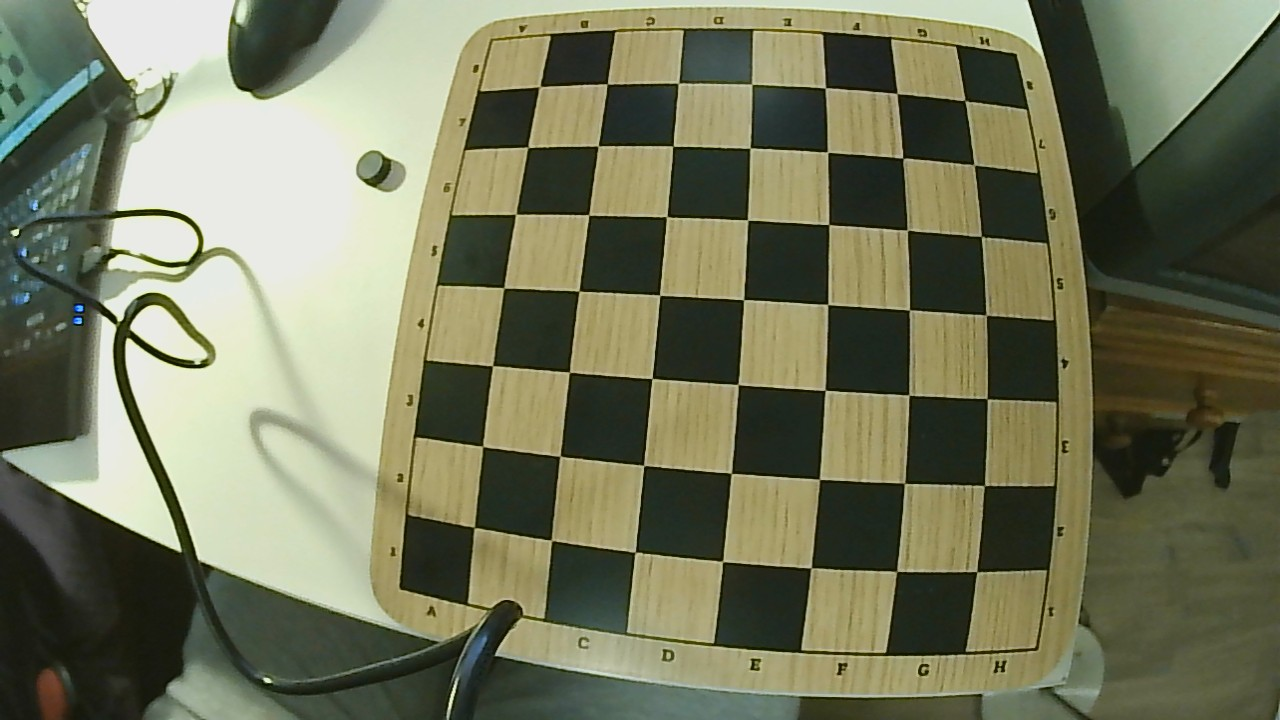
#> input picture Rpi Scripts/managers/game_manager/user_interface/keypoint_triangulation/resources/calibration_images/csi_cam/WIN_20260915_00_29_07_Pro.jpg, 1280 x 720 px; its folder holds 4 pictures in this run
$ python camera_calibration.py
#> lines starting #> are read from the running program, lines starting #| are printed output that depends on the picture; after the words box and inside, x2 and y2 are one past the last pixel; in counts of white or black regions, pixels touching at a corner belong together
import cv2
import glob
import numpy as np
import os

def calibrateCamera(cameraName,chessBoardSize, chessBoardSquareSideLength, calibrationPatternsDirectory, patternFileExtension = '.jpg'):
#> called with cameraName = 'csi_cam', chessBoardSize = (7, 7), chessBoardSquareSideLength = 28.5, calibrationPatternsDirectory = 'resources/calibration_images/csi_cam/', patternFileExtension = '.jpg'
    images = glob.glob(calibrationPatternsDirectory + '*' + patternFileExtension)

    criteria = (cv2.TERM_CRITERIA_EPS + cv2.TERM_CRITERIA_MAX_ITER, 30, 0.001)
    objp = np.zeros((chessBoardSize[0]*chessBoardSize[1], 3), np.float32)
    objp[:, :2] = np.mgrid[0:chessBoardSize[0], 0:chessBoardSize[1]].T.reshape(-1, 2) * chessBoardSquareSideLength

    objPoints = []
    imgPoints = []

    for fileName in images:
        image = cv2.imread(fileName)
#> image is the input picture: shape (720, 1280, 3); mean B, G, R 91.5, 117.9, 115
        gray = cv2.cvtColor(image, cv2.COLOR_BGR2GRAY)
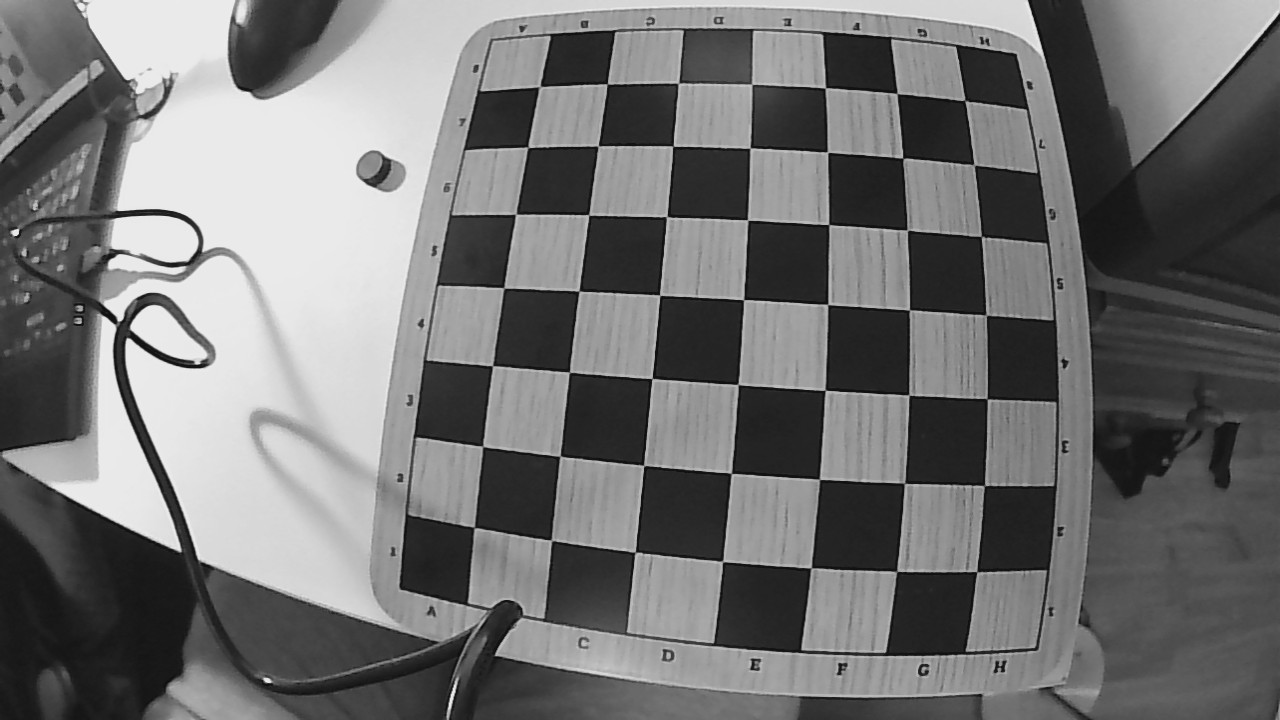
#> gray: shape (720, 1280); min 5, max 245, mean 114

        ret, corners = cv2.findChessboardCorners(gray, chessBoardSize, None)
#> ret = True; corners = 49 rows, first 8: [540.6, 86.19], [607.3, 83.78], [678.2, 83.45], [752, 84.38], [825.4, 87.87], [896.9, 93.47], [964.6, 100.2], [528.3, 147.4]
        if ret == True:
            print(fileName)
            objPoints.append(objp)
            corners2 = cv2.cornerSubPix(gray, corners, (11,11), (-1,-1), criteria)
#> corners2 = 49 rows, first 8: [539.5, 86.65], [607.2, 83.8], [678.4, 83.11], [751.7, 84.22], [825.2, 87.84], [896.7, 93.54], [965.2, 100.8], [527.7, 147.3]
            imgPoints.append(corners)

            cv2.drawChessboardCorners(image, chessBoardSize, corners2, ret)
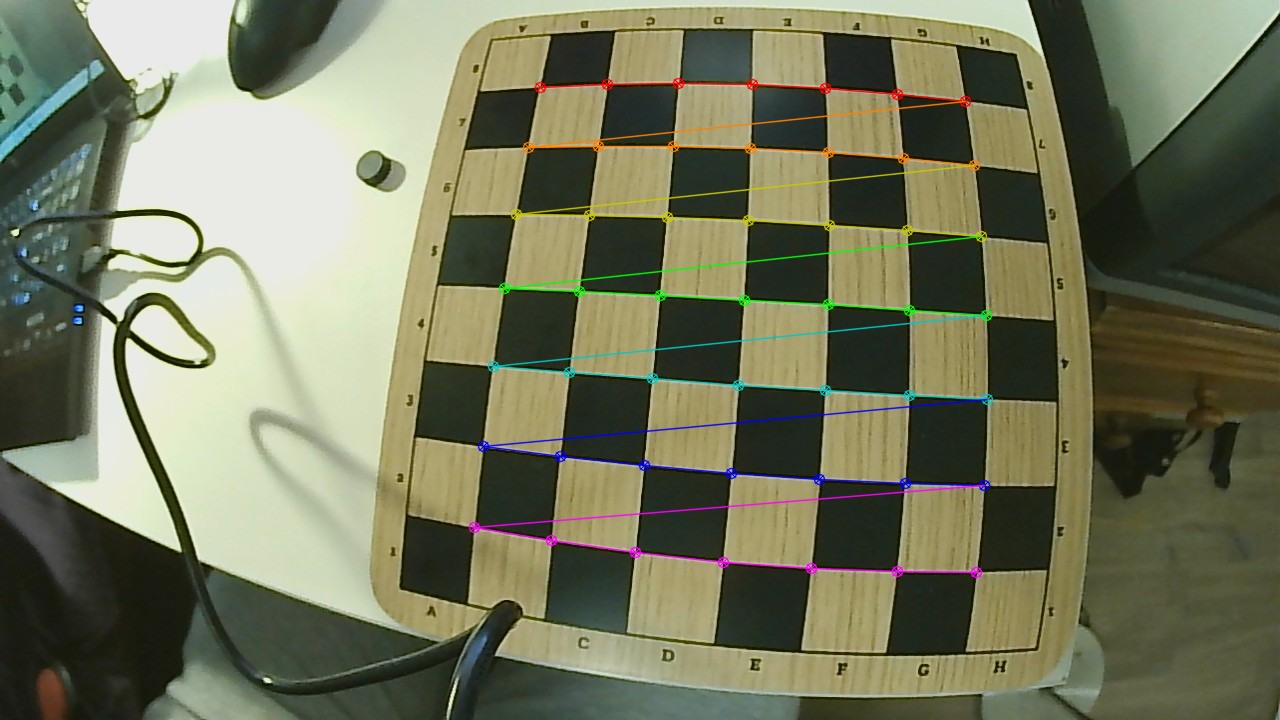
#> image: shape (720, 1280, 3); 2.44% of pixels changed, all inside (x1, y1, x2, y2) = (468, 77, 994, 579)
            cv2.imshow('img', image)
            cv2.waitKey(1000)
#> pass 2 of the loop in calibrateCamera, `for fileName in images:`:
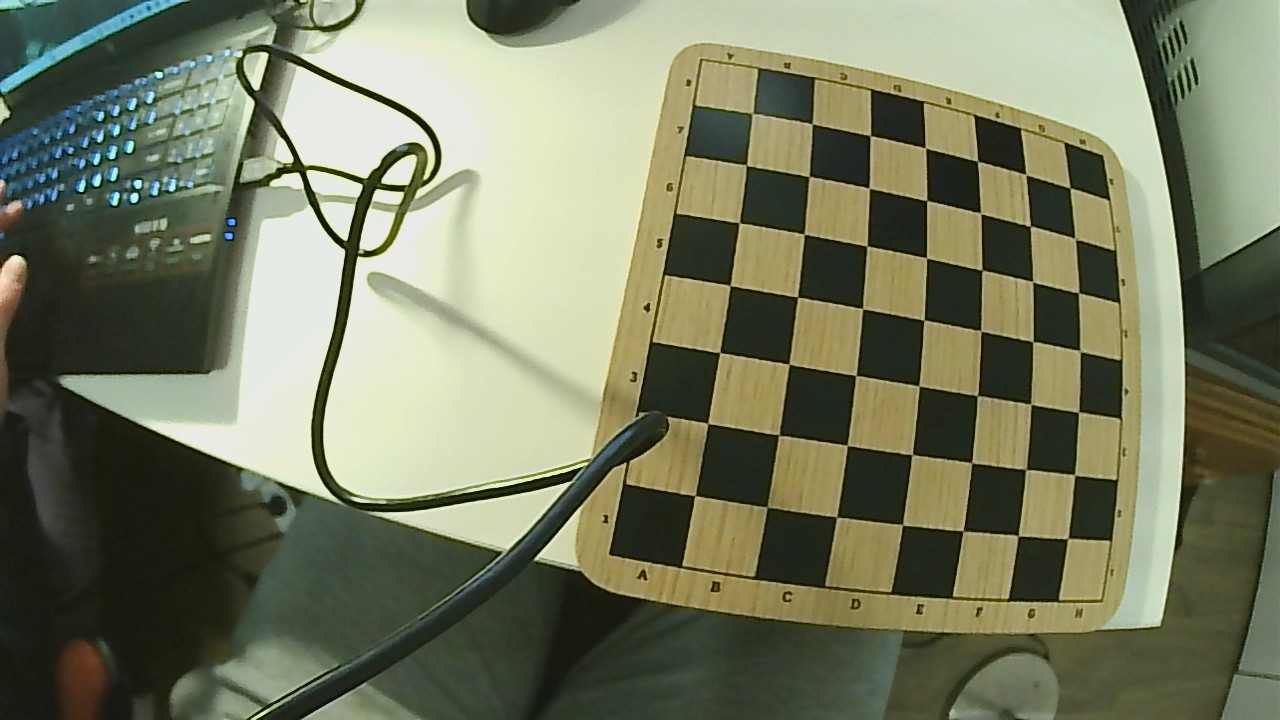
#> input picture Rpi Scripts/managers/game_manager/user_interface/keypoint_triangulation/resources/calibration_images/csi_cam/WIN_20260915_00_29_49_Pro.jpg, 1280 x 720 px
#> in calibrateCamera, image is the input picture: shape (720, 1280, 3); mean B, G, R 97.4, 122.8, 118.5
#> in calibrateCamera, `gray = cv2.cvtColor(image, cv2.COLOR_BGR2GRAY)`:
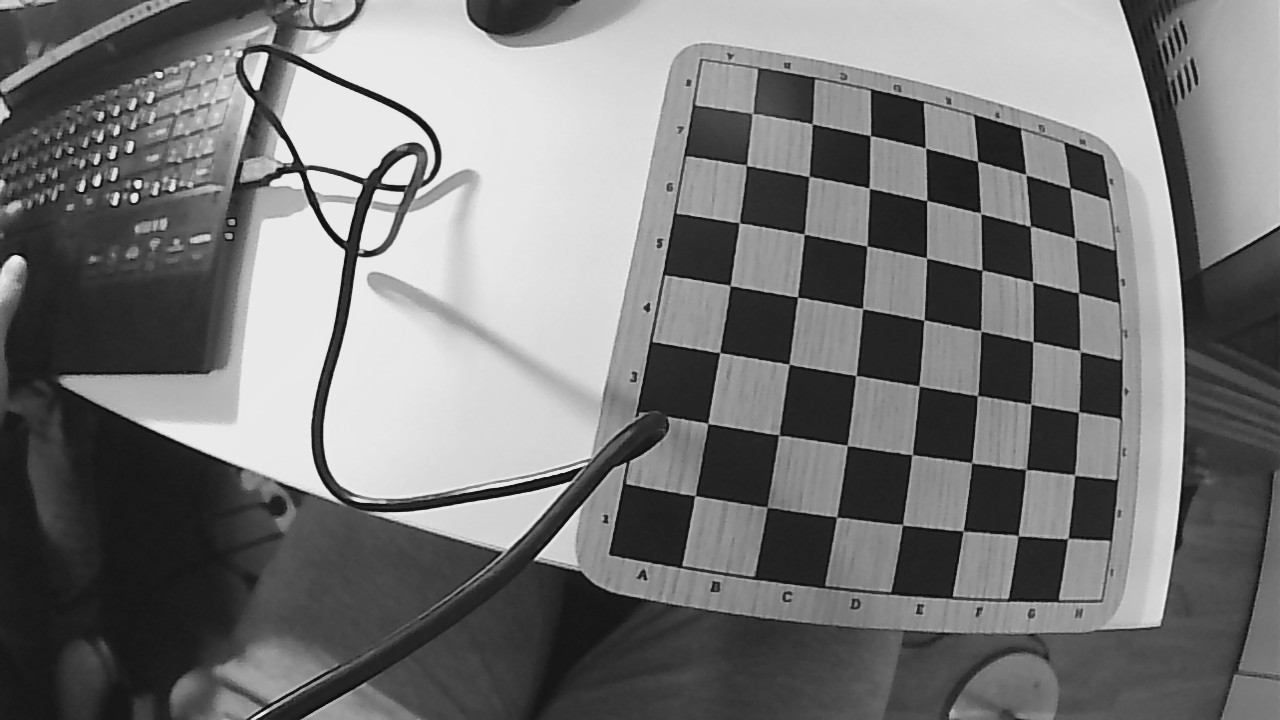
#> gray: shape (720, 1280); min 4, max 248, mean 118.7
#> corners = 49 rows, first 8: [752.2, 113.5], [812, 124], [870.1, 135.7], [925.6, 148.1], [977.7, 161.3], [1026, 174.5], [1070.2, 188], [746.4, 165]
#> corners2 = 49 rows, first 8: [752.5, 113.3], [812.2, 123.7], [870.3, 135.6], [925.5, 147.9], [977.4, 161.3], [1025.6, 174.6], [1070.1, 187.8], [746.5, 165.1]
#> in calibrateCamera, `cv2.drawChessboardCorners(image, chessBoardSize, corners2, ret)`:
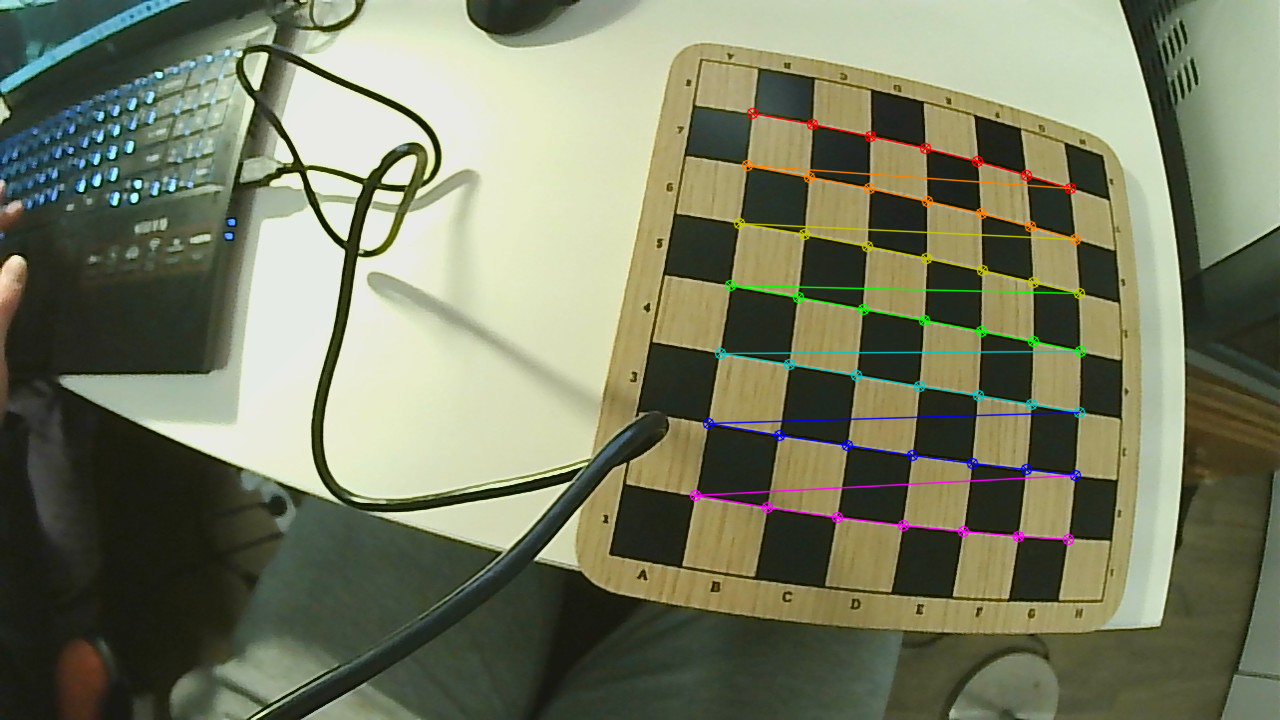
#> image: shape (720, 1280, 3); 1.91% of pixels changed, all inside (x1, y1, x2, y2) = (689, 107, 1087, 546)
#> pass 3 of the loop in calibrateCamera, `for fileName in images:`:
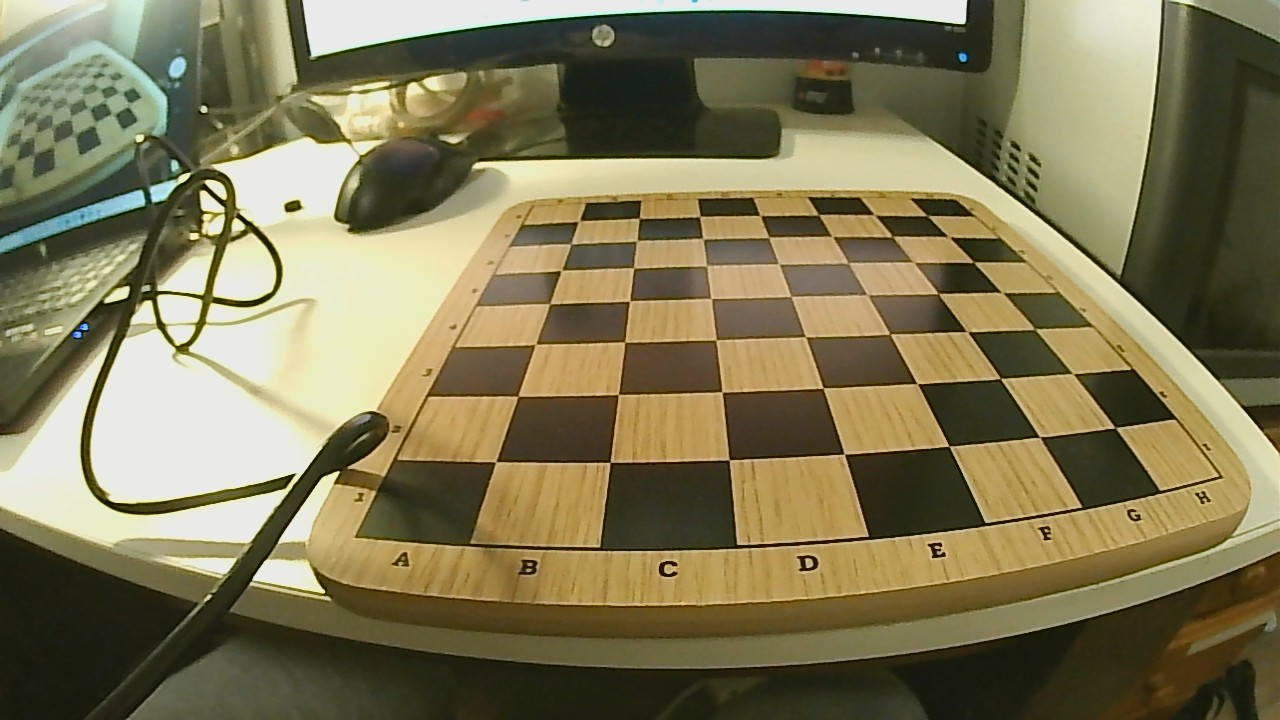
#> input picture Rpi Scripts/managers/game_manager/user_interface/keypoint_triangulation/resources/calibration_images/csi_cam/WIN_20260915_00_29_59_Pro.jpg, 1280 x 720 px
#> in calibrateCamera, image is the input picture: shape (720, 1280, 3); mean B, G, R 85.2, 119.3, 126.5
#> in calibrateCamera, `gray = cv2.cvtColor(image, cv2.COLOR_BGR2GRAY)`:
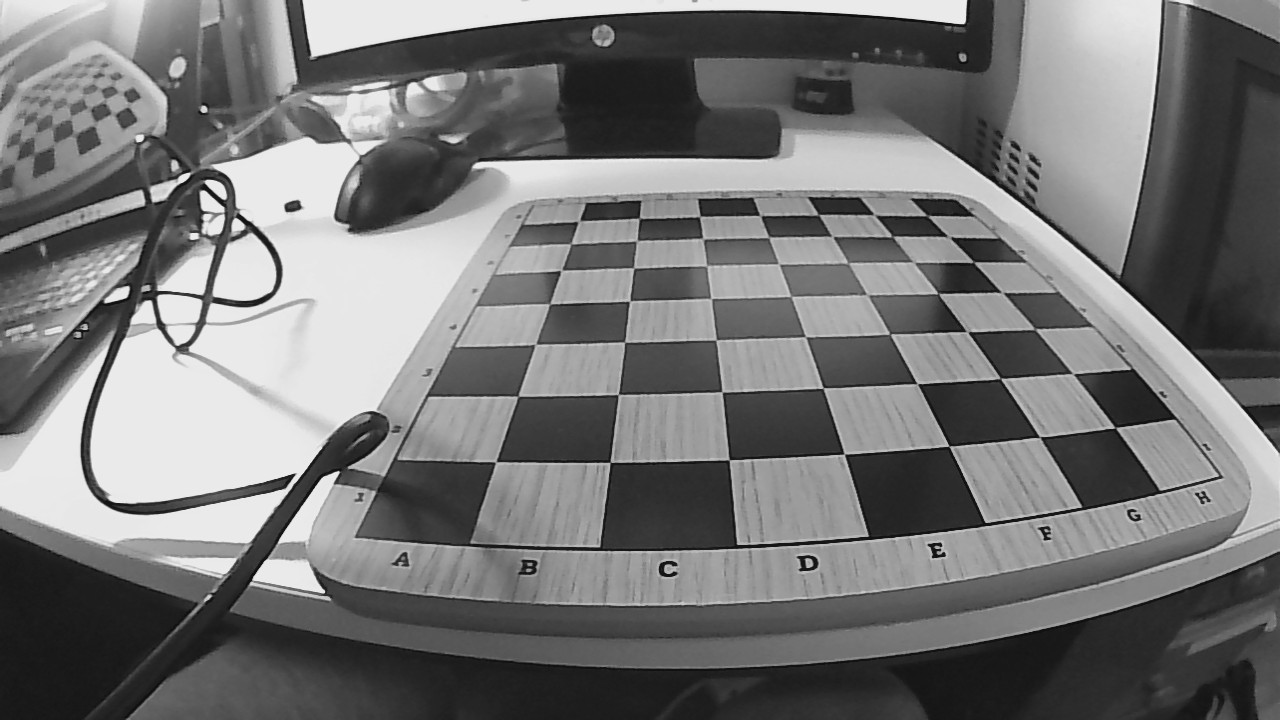
#> gray: shape (720, 1280); min 9, max 250, mean 117.6
#> corners = 49 rows, first 8: [579.1, 221.1], [639.2, 218.2], [699.9, 216.5], [760.5, 216], [818.3, 214.6], [873.5, 214.3], [927.3, 215.7], [570.8, 243.5]
#> corners2 = 49 rows, first 8: [578.8, 221.1], [639.3, 218.3], [699.7, 216.5], [760.2, 215.5], [818.6, 214.7], [874.3, 214.9], [927.3, 215.7], [571, 244.1]
#> in calibrateCamera, `cv2.drawChessboardCorners(image, chessBoardSize, corners2, ret)`:
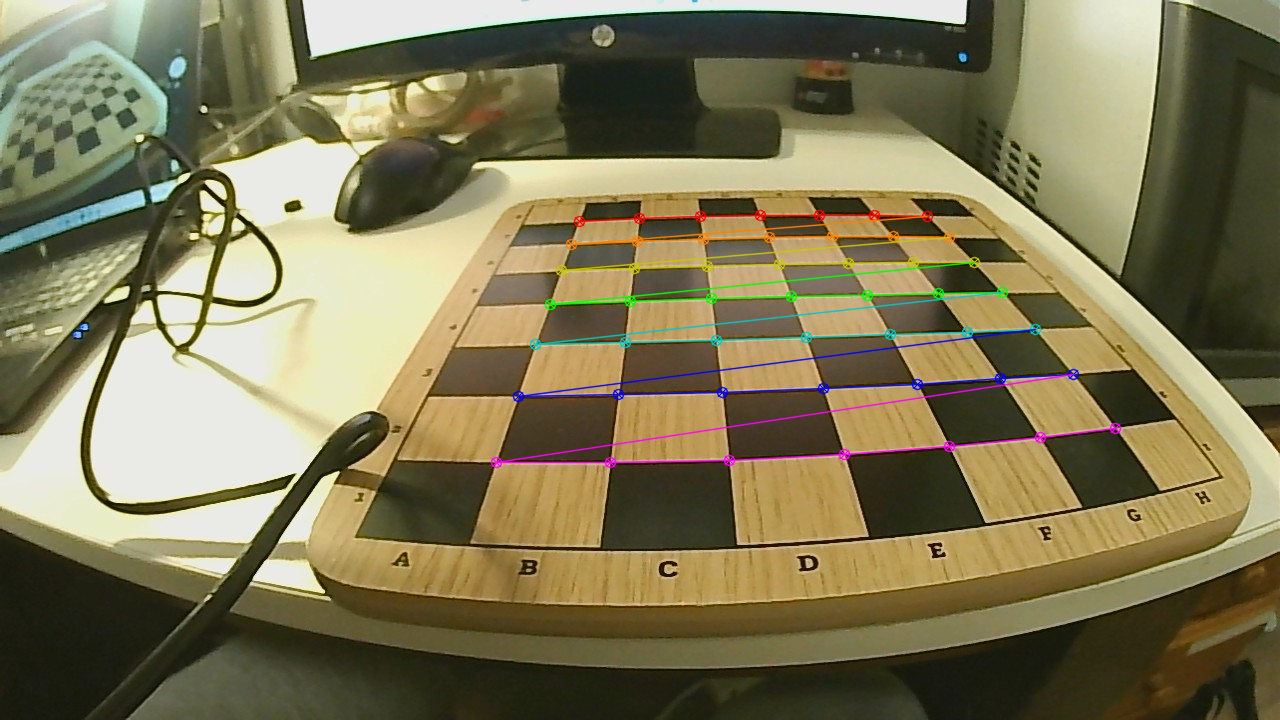
#> image: shape (720, 1280, 3); 2.33% of pixels changed, all inside (x1, y1, x2, y2) = (490, 209, 1122, 469)
#> the loop made 4 passes; the first 3 are shown

    cv2.destroyAllWindows()

    ret, cameraMatrix, dist, rvecs, tvecs = cv2.calibrateCamera(objPoints, imgPoints, gray.shape[::-1], None, None)
    np.savetxt('resources/calibration_results/' + cameraName + '/camera_matrix.txt', cameraMatrix)
    np.savetxt('resources/calibration_results/' + cameraName + '/dist.txt', dist)


calibrateCamera(cameraName='csi_cam',
                chessBoardSize=(7,7),
                chessBoardSquareSideLength=28.5,
                calibrationPatternsDirectory='resources/calibration_images/csi_cam/')

calibrateCamera(cameraName='usb_cam',
                chessBoardSize=(7,7),
                chessBoardSquareSideLength=28.5,
                calibrationPatternsDirectory='resources/calibration_images/usb_cam/')
#> (the run stopped early here; a loop or call above may not have finished)
